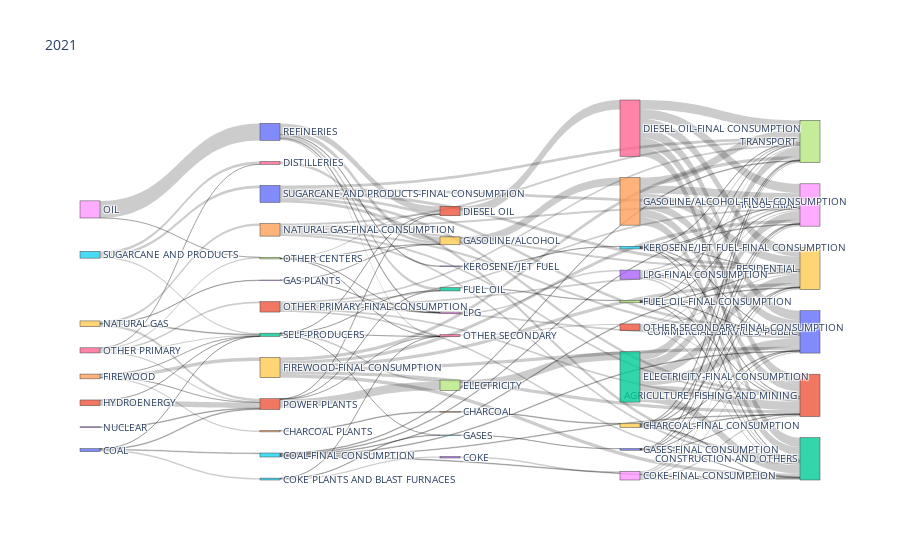

The code cell stored with this chart in its notebook:
### Code cell
Plot(sheet_name, label, source, target, value)

### Figure 1 — Plotly figure (JSON) as saved in the notebook; plotly's stock layout.template omitted (floating-point values rounded to 4 significant figures; data arrays with more than 128 entries replaced by an {"elided": "..."} marker saying what was removed)
{"data": [{"link": {"source": {"elided": "285 int values"}, "target": {"elided": "285 int values"}, "value": {"elided": "285 float values"}}, "node": {"label": ["REFINERIES", "POWER PLANTS", "SELF-PRODUCERS", "GAS PLANTS", "CHARCOAL PLANTS", "COKE PLANTS AND BLAST FURNACES", "DISTILLERIES", "OTHER CENTERS", "OIL", "NATURAL GAS", "COAL", "HYDROENERGY", "GEOTHERMAL", "NUCLEAR", "FIREWOOD", "SUGARCANE AND PRODUCTS", "OTHER PRIMARY", "ELECTRICITY", "LPG", "GASOLINE/ALCOHOL", "KEROSENE/JET FUEL", "DIESEL OIL", "FUEL OIL", "COKE", "CHARCOAL", "GASES", "OTHER SECONDARY", "TRANSPORT", "INDUSTRIAL", "RESIDENTIAL", "COMMERCIAL, SERVICES, PUBLIC", "AGRICULTURE, FISHING AND MINING", "CONSTRUCTION AND OTHERS", "OIL-FINAL CONSUMPTION", "NATURAL GAS-FINAL CONSUMPTION", "COAL-FINAL CONSUMPTION", "HYDROENERGY-FINAL CONSUMPTION", "GEOTHERMAL-FINAL CONSUMPTION", "NUCLEAR-FINAL CONSUMPTION", "FIREWOOD-FINAL CONSUMPTION", "SUGARCANE AND PRODUCTS-FINAL CONSUMPTION", "OTHER PRIMARY-FINAL CONSUMPTION", "ELECTRICITY-FINAL CONSUMPTION", "LPG-FINAL CONSUMPTION", "GASOLINE/ALCOHOL-FINAL CONSUMPTION", "KEROSENE/JET FUEL-FINAL CONSUMPTION", "DIESEL OIL-FINAL CONSUMPTION", "FUEL OIL-FINAL CONSUMPTION", "COKE-FINAL CONSUMPTION", "CHARCOAL-FINAL CONSUMPTION", "GASES-FINAL CONSUMPTION", "OTHER SECONDARY-FINAL CONSUMPTION"], "pad": 30, "thickness": 20}, "type": "sankey"}], "layout": {"autosize": true, "font": {"size": 10}, "title": {"text": "2021"}}}
